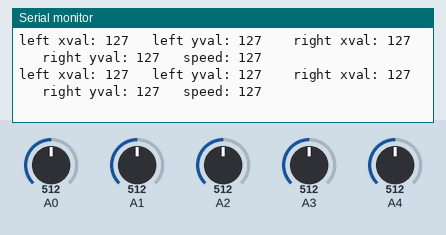
A sketch run on a simulated Arduino Uno, built with avr-gcc and run on an emulated ATmega328P. On the bench: the last lines printed to the serial monitor. The inputs (shaded band) are chosen by the test bench; at power-on: A0 = 512, A1 = 512, A2 = 512, A3 = 512, A4 = 512. No radio packets arrive unless stated.

Above: at 1.2 s.
1.3 s: A0 set to 415
At 1.47 s:
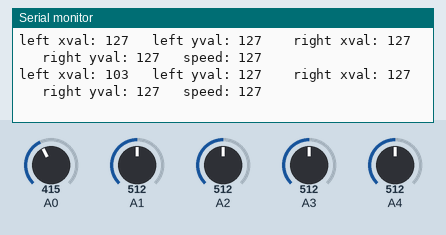
4.3 s: A0 set to 389
At 4.35 s:
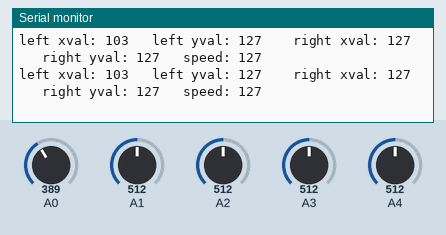
7.3 s: A1 set to 418
At 7.37 s:
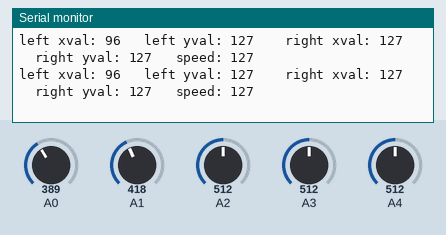
10.3 s: A1 set to 386
At 10.31 s:
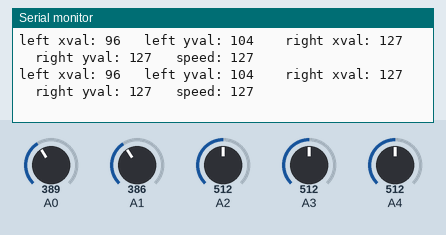
13.3 s: A2 set to 409
At 13.3 s:
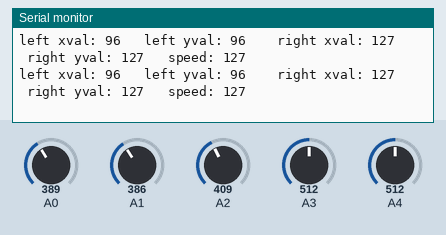
14.8 s: A2 set to 383
At 14.83 s:
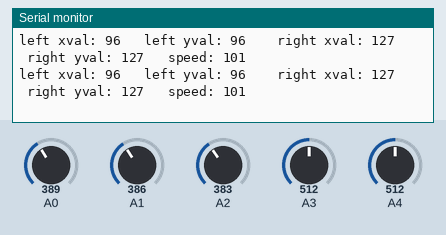
Timing chart, 0 to 17.3 s (numbered marks = the images above; inputs shaded):
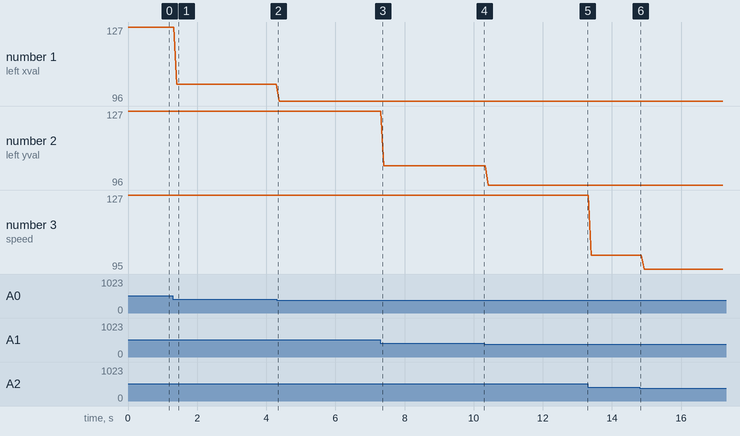

Measured:
- after the input at 1.3 s, the serial monitor: prints a new line after 0.10 s (image 1)
- plotted number 1: 127 → 103 after the input at 1.3 s, 103 → 96 after the input at 4.3 s
- plotted number 2: 127 → 104 after the input at 7.3 s
- plotted number 3: 127 → 101 after the input at 13.3 s, 101 → 95 after the input at 14.8 s

The sketch:

Mecanum_Controller.ino
```cpp
#include <SPI.h>
#include <nRF24L01.h>
#include <RF24.h>

RF24 radio(7,8);

const byte address [6] = "00001";

struct Data_Package {
  byte leftxval;
  byte leftyval;
  byte rightxval;
  byte rightyval;
  byte speedcontrol;
};

Data_Package data;

void setup() {
  // put your setup code here, to run once:
pinMode(A0, INPUT);
pinMode(A1, INPUT);
pinMode(A2, INPUT);
pinMode(A3, INPUT);
pinMode(A4, INPUT);
Serial.begin(9600);
radio.begin();
radio.openWritingPipe (address);
radio.setAutoAck(false);
radio.setDataRate(RF24_250KBPS);
radio.setPALevel (RF24_PA_MIN);
radio.stopListening();
}

void loop() {
  // put your main code here, to run repeatedly:
data.leftxval = map(analogRead(A0), 0, 1023, 0, 255);
data.leftyval = map(analogRead(A1), 0, 1023, 0, 255);
data.rightxval = map(analogRead(A3), 0, 1023, 0, 255);
data.rightyval = map(analogRead(A4), 0, 1023, 0, 255);
data.speedcontrol = map(analogRead(A2), 0, 1023, 0, 255);
Serial.print("left xval: ");
Serial.print(data.leftxval);
Serial.print("   left yval: ");
Serial.print(data.leftyval);
Serial.print("    right xval: ");
Serial.print(data.rightxval);
Serial.print("    right yval: ");
Serial.print(data.rightyval);
Serial.print("   speed: ");
Serial.println(data.speedcontrol);

radio.write(&data, sizeof(Data_Package));
}
```
